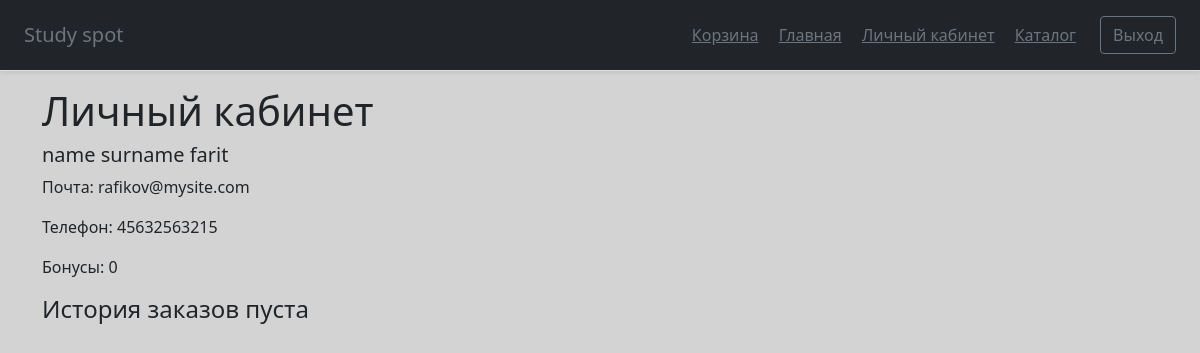
Screenshot of /personal_info (signed in) with the database file from the repository.
### main.py (models this page shows)
class Users(db.Model):
    id = db.Column(db.Integer, primary_key=True, autoincrement=True)
    email = db.Column(db.String(30), index=True, unique=True, nullable=True)
    password = db.Column(db.String(150), nullable=True)
    name = db.Column(db.String(30), nullable=True)
    surname = db.Column(db.String(30), nullable=True)
    patronic = db.Column(db.String(30), nullable=True)
    phone = db.Column(db.String(15), nullable=True)
    bonuses = db.Column(db.Float, nullable=True)
    address = db.Column(db.String(200), nullable=True)

### main.py (the view)
    @app.route('/personal_info')
    def personal_info():
        info_user = Users.query.filter(Users.id == int(session['id'])).all()[0]
        info_orders = Orders.query.filter(Orders.id_of_user == int(session['id'])).all()
        return render_template('personal_info.html', title='Личный кабинет', css_file='personal_info.css',
            class_main='container', user=info_user, orders=info_orders, Users=Users, Items=Items)

### templates/personal_info.html
{% extends "base.html" %}
{% block content %}
<div class="user info">
<h1>Личный кабинет</h1>
<h5>{{user.name}} {{user.surname}} {{user.patronic}}</h5>
<p>Почта: {{user.email}}</p>
<p>Телефон: {{user.phone}}</p>
<p>Бонусы: {{user.bonuses if user.bonuses else 0}}</p>
</div>
<div>
    {% if order %}
        <h2>История заказов</h2>
        {% for order in info_orders%}
            <div class="orders info">
                {% for item in order.item.split(';') %}
                    <img src="/{{ Items.query.fiter(Items.id == item).all()[0].photo_url }}">
                    <p>{{ Items.query.fiter(Items.id == item).all()[0].name }}</p>
                    <p>{{ Items.query.fiter(Items.id == item).all()[0].price }}</p>
                {% endfor %}
            <p>Номер заказа: {{order.id}}</p>
            <p>Дата заказа: {{order.created_date}}</p>
            <p>Адрес: {{order.created_date}}</p>
            <p>Ваш комментарий: {{order.created_date}}</p>
            <p>Статус заказа: {{order.created_date}}</p>
            </div>
        {% endfor %}
    {% else %}
        <h4>История заказов пуста</h4>
    {% endif %}
</div>
{% endblock %}

### static/css/personal_info.css (style rules this page uses)
body { background-color: lightgrey; }

### rows the page displays
Users: name "name", surname "surname", patronic "farit", email "rafikov@mysite.com", phone "45632563215", bonuses "0"
